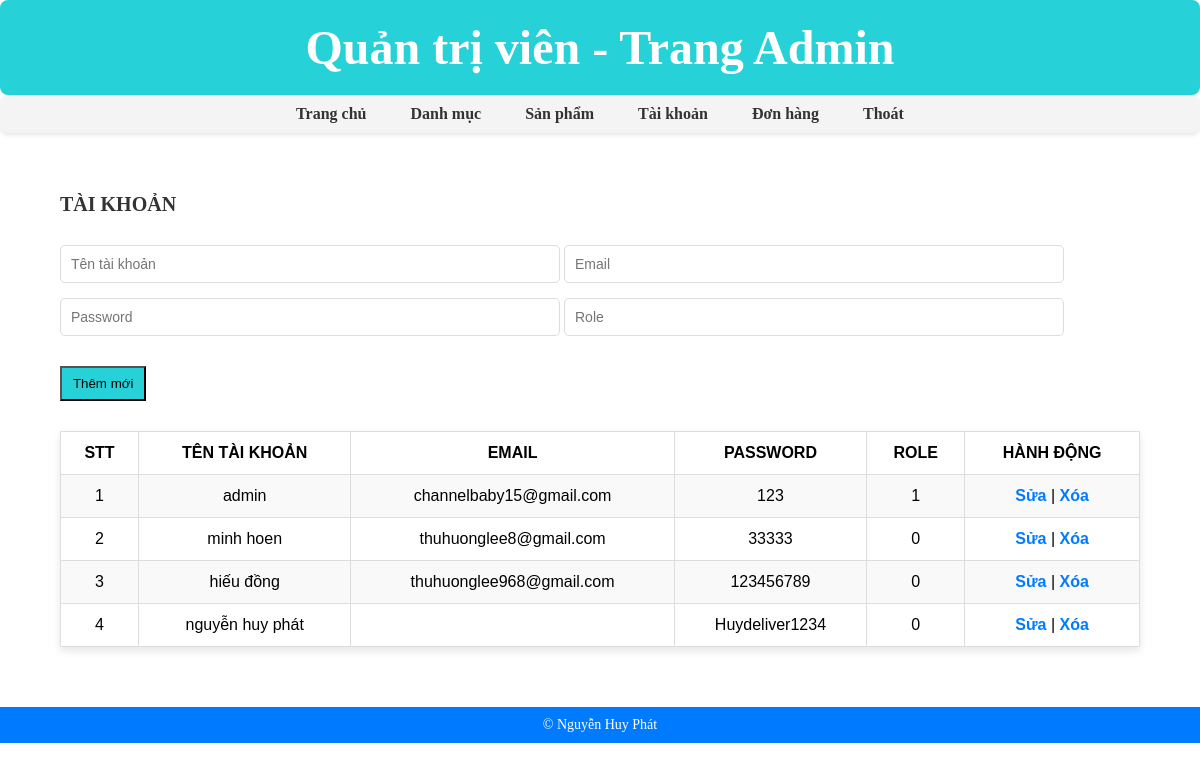
/admin/index.php?act=taikhoan (signed in), run on the app's committed database.
### tables this page shows
CREATE TABLE IF NOT EXISTS `users` (
  `id` int NOT NULL AUTO_INCREMENT,
  `user` varchar(20) DEFAULT NULL,
  `email` varchar(50) NOT NULL,
  `password` varchar(20) NOT NULL,
  `role` tinyint(1) NOT NULL DEFAULT '0',
  PRIMARY KEY (`id`)
);

### connection/UserControlling.php (called while the page is built, shortened)
<?php
function getAllUser()
{
    $conn = connectDTB();
    $stmt = $conn->prepare("SELECT * FROM users");
    $stmt->execute();
    $kq = $stmt->fetchAll();
    return $kq;
}

### admin/view/taikhoan.php (the view, shortened to what this page needs)
<div id="main">
    <div class="category">
        <h2>TÀI KHOẢN</h2>
        <form action="../admin/index.php?act=addtk" method="post">
            <input type="text" name="tentk" placeholder="Tên tài khoản">
            <input type="email" name="email" placeholder="Email">
            <br>
            <input type="text" name="pass" placeholder="Password">
            <input type="number" min="0" max="1" name="role" placeholder="Role">
            <br>
            <input type="submit" name="themmoi" value="Thêm mới">
        </form>
        <table class="cate_table">
            <tr>
                <th>STT</th>
                <th>Tên tài khoản</th>
                <th>Email</th>
                <th>Password</th>
                <th>Role</th>
                <th>Hành động</th>
            </tr>
            <?php
            if (isset($kq) && (count($kq) > 0)) {
                $i = 1;
                foreach ($kq as $us) {
                    echo '<tr>
                            <td>' . $i . '</td>
                            <td>' . $us['user'] . '</td>
                            <td>' . $us['email'] . '</td>
                            <td>' . $us['password'] . '</td>
                            <td>' . $us['role'] . '</td>
                            <td><a href="../admin/index.php?act=updatetk&id=' . $us['id'] . '">Sửa</a> | <a href="../admin/index.php?act=deletetk&id=' . $us['id'] . '">Xóa</a></td>
                        </tr>';
                    $i++;
                }
            }
            ?>
        </table>
    </div>
</div>

### admin/css/style.css (style rules this page uses)
* { margin: 0; padding: 0; box-sizing: border-box; }
#main { margin: 20px; padding: 20px; }
.category { padding: 20px; display: flex; flex-direction: column; gap: 15px; }
.category h2 { font-size: 20px; color: #333; margin-bottom: 10px; }
.category input[type="text"], .category input[type="email"], .category input[type="number"], .category select { padding: 10px; width: 100%; max-width: 500px; border: 1px solid #ddd; border-radius: 5px; font-size: 14px; margin-bottom: 15px; }
.category input[type="submit"] { padding: 8px; width: 8%; background-color: #26d2d8; cursor: pointer; margin-top: 15px; }
.category h2 { margin-bottom: 14px; }
.category .cate_table { width: 100%; margin-top: 15px; border-collapse: collapse; font-family: Arial, sans-serif; box-shadow: 0 4px 8px rgba(0, 0, 0, 0.1); }
th, td { border: 1px solid #ddd; padding: 12px; text-align: center; }
tr:first-child { background-color: #007BFF; text-transform: uppercase; }
tr:nth-child(even) { background-color: #f9f9f9; }
tr:nth-child(odd) { background-color: #ffffff; }
a { text-decoration: none; color: #007BFF; font-weight: bold; }

### data on the page
users: user "admin", email "channelbaby15@gmail.com", password "123", role "1"
users: user "minh hoen", email "thuhuonglee8@gmail.com", password "33333", role "0"
users: user "hiếu đồng", email "thuhuonglee968@gmail.com", password "123456789", role "0"
users: user "nguyễn huy phát", password "Huydeliver1234", role "0"
